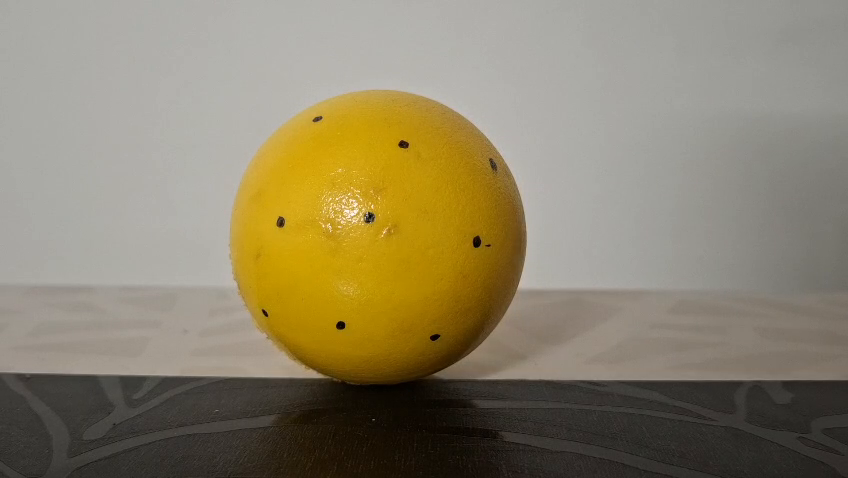
#> input picture frame 52 of data/input.mp4, 848 x 478 px
$ python extract_targets.py
#> lines starting #> are read from the running program, lines starting #| are printed output that depends on the picture; after the words box and inside, x2 and y2 are one past the last pixel; in counts of white or black regions, pixels touching at a corner belong together
"""
Reads the press/release clip and writes outputs/clip1/targets.npz with, per frame:
  plate_mm      height of the book's underside above the table (NaN when the book is not in frame)
  ball_height_mm height of the ball (ball top is the book underside while they touch)
  width_mm, area_mm2   visible silhouette of the ball (yellow mask, below the book)
Scale: the ball's rest width in pixels is matched to its measured diameter.
"""
import os; [os.makedirs(d, exist_ok=True) for d in ('outputs/clip1', 'outputs/clip2', 'outputs/models', 'outputs/sway')]   # output folders
import argparse
import cv2
import numpy as np

ap = argparse.ArgumentParser()
ap.add_argument('--video', default='data/input.mp4')
ap.add_argument('--out', default='outputs/clip1/targets.npz')
ap.add_argument('--circ_in', type=float, default=8.5, help='measured circumference in inches (default 8.5)')
ap.add_argument('--diam_mm', type=float, default=None, help='or give the diameter directly (mm)')
ap.add_argument('--xmin', type=int, default=170, help='ignore pixels left of this (keeps hands out)')
ap.add_argument('--xmax', type=int, default=620)
ap.add_argument('--ycut', type=int, default=381, help='pixel row of the table contact line; mask below it (reflection) is ignored')
ap.add_argument('--tilt_half_px', type=int, default=0, help='>0: also measure the book tilt (underside height at +-this many px from the ball centre) and store it as slope/left_mm/right_mm; run_3d.py --tilt uses it')
ap.add_argument('--rest_frames', type=int, default=60, help='first N frames show the undisturbed ball')
a = ap.parse_args()

D = a.diam_mm or a.circ_in * 25.4 / np.pi
cap = cv2.VideoCapture(a.video)
if not cap.isOpened():
    raise SystemExit(f'cannot open {a.video}')
fps = cap.get(cv2.CAP_PROP_FPS)
t, W, A, BB, TOP = [], [], [], [], []
i = 0
while True:
    ok, fr = cap.read()
#> fr is the input picture: shape (478, 848, 3); mean B, G, R 105.2, 130.3, 140
    if not ok:
        break
    hsv = cv2.cvtColor(fr, cv2.COLOR_BGR2HSV)
#> hsv: shape (478, 848, 3); mean H, S, V 22, 64.7, 140
    ball = cv2.inRange(hsv, (10, 90, 35), (35, 255, 255))           # yellow ball (incl. its shaded parts)
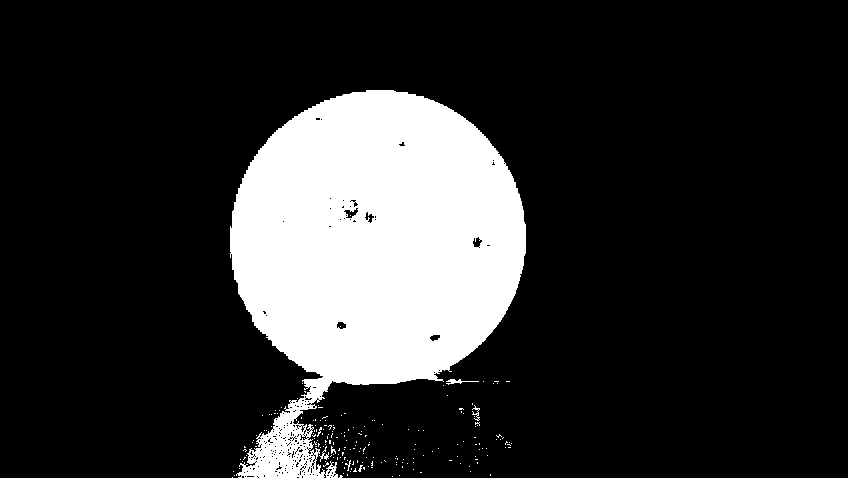
#> ball: shape (478, 848); 18.1% white; 197 white regions (191 under 20 px), largest, box (x1, y1, x2, y2) and area: (230, 90, 526, 478) 72562, (446, 379, 479, 385) 72, (319, 446, 329, 462) 47, (472, 405, 480, 421) 44, (331, 446, 336, 454) 21, (345, 460, 351, 471) 21
    ball[:, :a.xmin] = 0
    ball[:, a.xmax:] = 0
    ball = cv2.morphologyEx(ball, cv2.MORPH_OPEN, np.ones((5, 5), np.uint8))
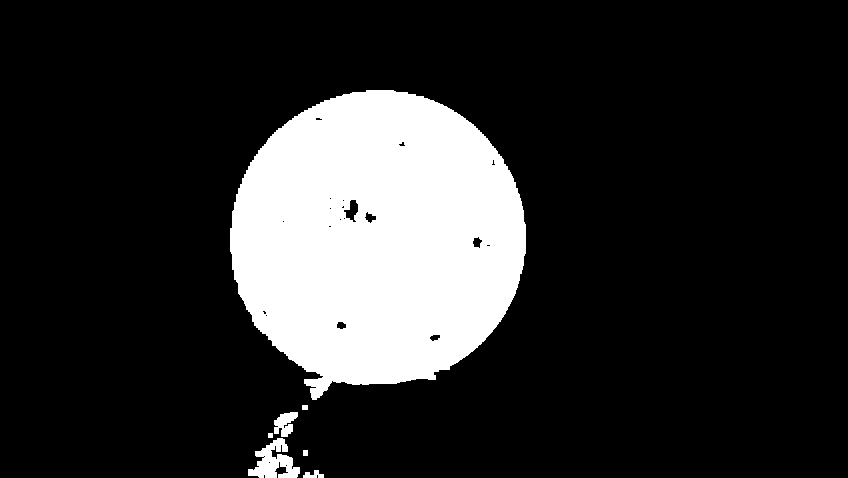
#> ball: shape (478, 848); 17.4% white; 7 white regions, largest, box (x1, y1, x2, y2) and area: (230, 90, 526, 400) 68768, (248, 438, 300, 478) 1128, (274, 412, 298, 437) 379
    book = cv2.inRange(hsv, (100, 60, 20), (135, 255, 255))         # blue book
#> book: shape (478, 848); every value is 0
    book = cv2.morphologyEx(book, cv2.MORPH_OPEN, np.ones((7, 7), np.uint8))
    t.append(i / fps)
    i += 1
    ys, xs = np.nonzero(ball)
    if len(ys) < 300:
        W.append(np.nan); A.append(np.nan); BB.append(np.nan); TOP.append(np.nan)
        continue
    cx = int(np.median(xs))
#> cx = 374
    col = book[:, max(0, cx - 25):cx + 25].any(axis=1)
    idx = np.nonzero(col)[0]
#> idx = empty array
    BB.append(idx.max() if len(idx) else np.nan)                    # book underside (pixel row) above the ball
    TOP.append(np.percentile(ys, 0.5))
    below = ball.copy()
    below[:int(BB[-1]) + 1 if len(idx) else 0] = 0                   # visible ball = below the book underside
    ys2, xs2 = np.nonzero(below[:a.ycut])                               # ycut ~ table row (reflection below is ignored)
    if len(ys2) < 100:
        W.append(np.nan); A.append(0.0)
    else:
        W.append(np.percentile(xs2, 99.5) - np.percentile(xs2, 0.5)); A.append(len(ys2))

t, W, A, BB, TOP = (np.array(v, float) for v in (t, W, A, BB, TOP))
r = slice(0, a.rest_frames)
W0 = np.nanmedian(W[r]); table = np.nanmedian(TOP[r]) + W0           # ball sits on the table: bottom = top + width
s = W0 / D                                                           # pixels per mm
plate = (table - BB) / s
topc = np.fmax(TOP, np.where(np.isnan(BB), -1, BB))                  # ball top = book underside while in contact
H = (table - topc) / s
np.savez(a.out, t=t, plate_mm=plate, ball_height_mm=H, width_mm=W / s, area_mm2=A / s ** 2,
         area_rest_mm2=np.nanmedian(A[r]) / s ** 2, D_mm=D, px_per_mm=s, fps=fps, table_px=table)
print(f'{len(t)} frames @ {fps:.1f} fps | ball diameter {D:.1f} mm | {s:.2f} px/mm | table row {table:.0f}')
print(f'wrote {a.out}')
if a.tilt_half_px > 0:                                              # second pass: book underside at two columns -> slope (mm per mm, + = right side higher)
    cap = cv2.VideoCapture(a.video); cxs, Lr, Rr = [], [], []
    def under(hsv, x):
        col = cv2.inRange(hsv[:, x - 10:x + 10], (100, 60, 20), (135, 255, 255)).sum(axis=1) > 6 * 255      # row counts only if >= 6 of 20 columns are blue (robust to stray pixels)
        ii = np.nonzero(col)[0]; return (table - ii.max()) / s if len(ii) else np.nan
    for i in range(len(t)):
        ok, fr = cap.read()
        if not ok: break
        hsv = cv2.cvtColor(fr, cv2.COLOR_BGR2HSV)
        if i < a.rest_frames:
            m_ = cv2.inRange(hsv, (10, 90, 35), (35, 255, 255)); m_[:, :a.xmin] = 0; m_[:, a.xmax:] = 0; cxs.append(np.median(np.nonzero(m_)[1])); Lr.append(np.nan); Rr.append(np.nan)
            if i == a.rest_frames - 1: c0 = int(np.median(cxs))
        else: Lr.append(under(hsv, c0 - a.tilt_half_px)); Rr.append(under(hsv, c0 + a.tilt_half_px))
    Lr, Rr = np.array(Lr), np.array(Rr); n_ = min(len(Lr), len(t)); slope = np.full(len(t), np.nan)
    slope[:n_] = (Rr[:n_] - Lr[:n_]) / (2 * a.tilt_half_px / s); slope[~np.isfinite(plate)] = np.nan
    d = dict(np.load(a.out)); d.update(slope=slope, left_mm=np.pad(Lr, (0, len(t) - len(Lr)), constant_values=np.nan), right_mm=np.pad(Rr, (0, len(t) - len(Rr)), constant_values=np.nan), cx_px=c0)
    np.savez(a.out, **d)
    print(f'book tilt: ball centre x={c0}px, slope while book in frame mean {np.nanmean(slope):+.3f} (min {np.nanmin(slope):+.3f}, max {np.nanmax(slope):+.3f}) mm/mm')

$ run again, starting later in the video
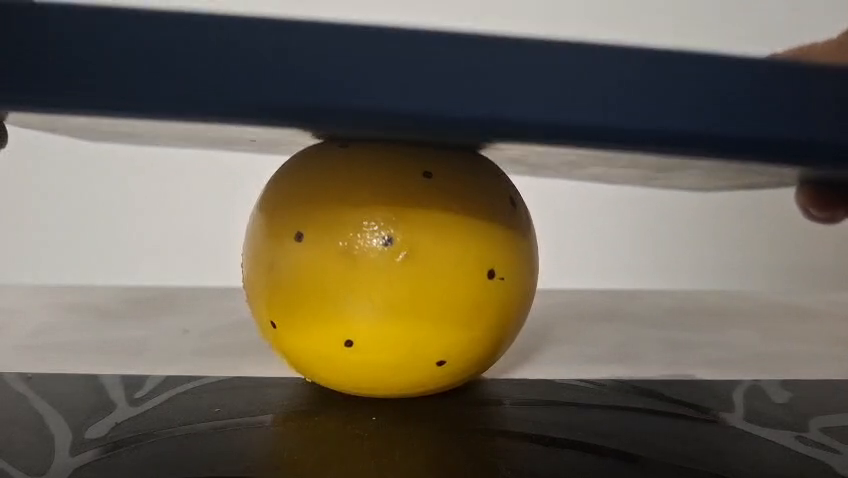
#> input picture frame 237 of data/input.mp4, 848 x 478 px
#> fr is the input picture: shape (478, 848, 3); mean B, G, R 83, 99, 106.8
#> hsv: shape (478, 848, 3); mean H, S, V 39.9, 83.4, 110.9
#> `ball[:, a.xmax:] = 0`:
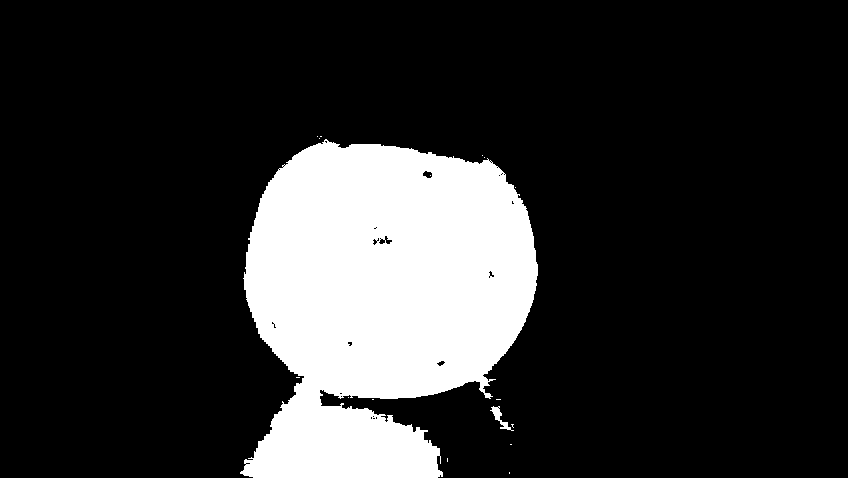
#> ball: shape (478, 848); 18.2% white; 17 white regions (15 under 20 px), largest, box (x1, y1, x2, y2) and area: (240, 139, 538, 478) 73577, (490, 406, 514, 431) 164
#> `book = cv2.inRange(hsv, (100, 60, 20), (135, 255, 255))`:
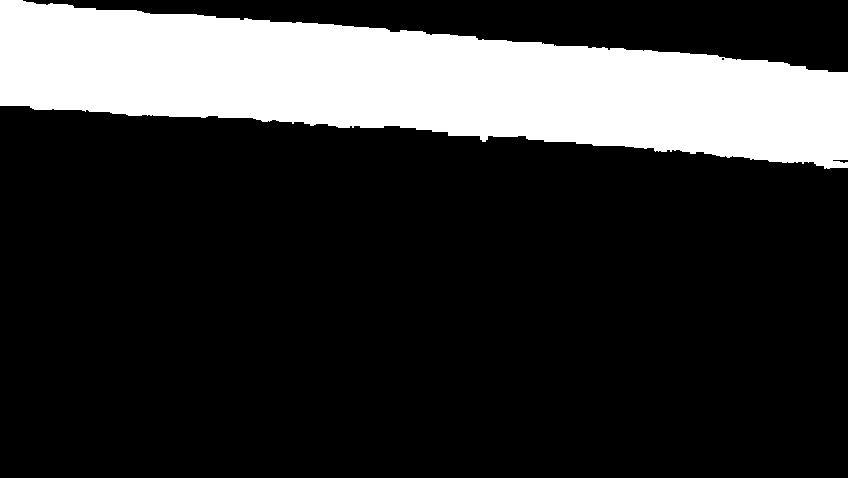
#> book: shape (478, 848); 20.9% white; 1 white region, box (x1, y1, x2, y2) and area: (0, 0, 848, 169) 84659
#> cx = 377
#> idx = 102 values from 26 to 127

$ run again, starting later in the video
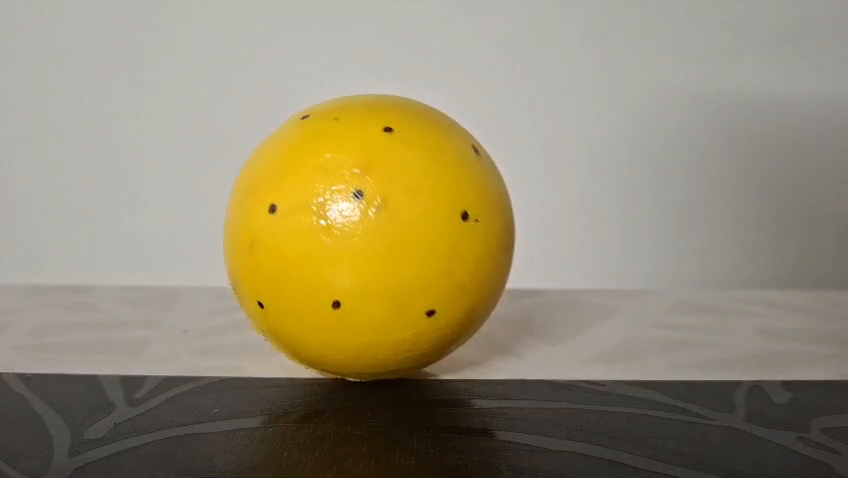
#> input picture frame 422 of data/input.mp4, 848 x 478 px
#> fr is the input picture: shape (478, 848, 3); mean B, G, R 110.4, 138.8, 149.2
#> hsv: shape (478, 848, 3); mean H, S, V 21.2, 64.7, 149.2
#> `ball = cv2.inRange(hsv, (10, 90, 35), (35, 255, 255))`:
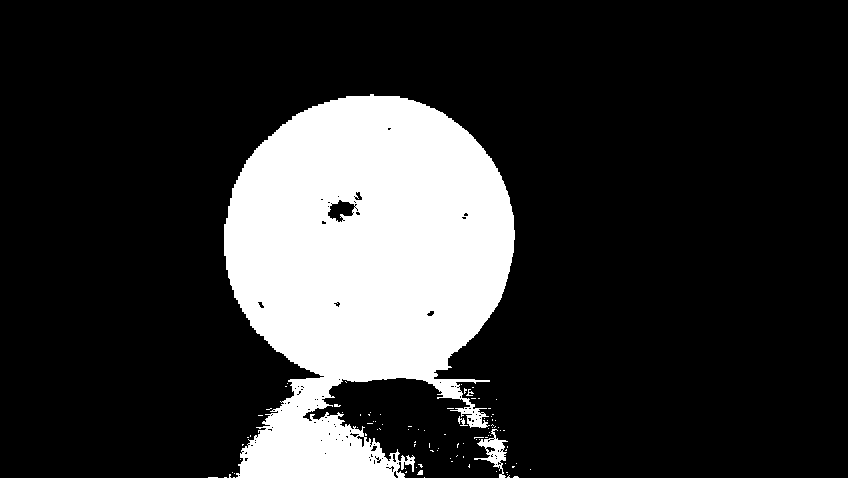
#> ball: shape (478, 848); 18.9% white; 96 white regions (91 under 20 px), largest, box (x1, y1, x2, y2) and area: (224, 94, 515, 478) 75793, (474, 429, 508, 478) 531, (458, 416, 468, 426) 39, (466, 389, 474, 396) 24, (417, 470, 423, 475) 23
#> `ball = cv2.morphologyEx(ball, cv2.MORPH_OPEN, np.ones((5, 5), np.uint8))`:
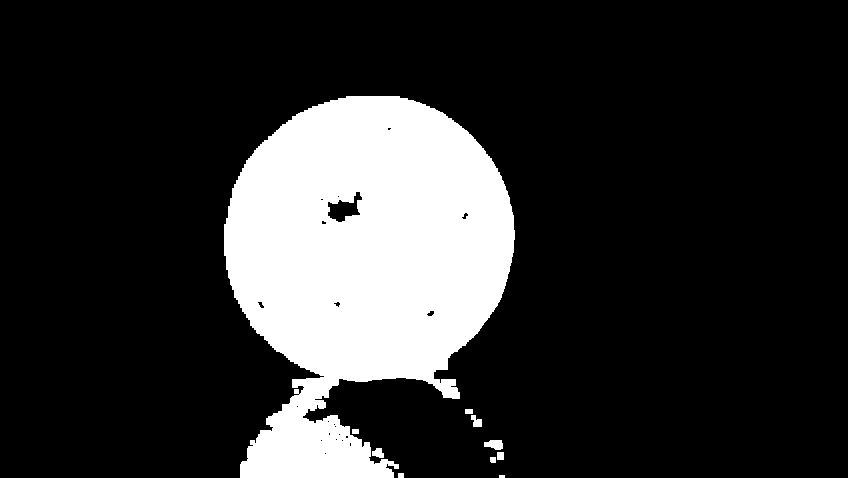
#> ball: shape (478, 848); 18.4% white; 10 white regions (1 under 20 px), largest, box (x1, y1, x2, y2) and area: (224, 96, 515, 478) 74095, (484, 440, 503, 450) 146, (471, 415, 482, 427) 91
#> book: shape (478, 848); every value is 0
#> cx = 360
#> idx = empty array
